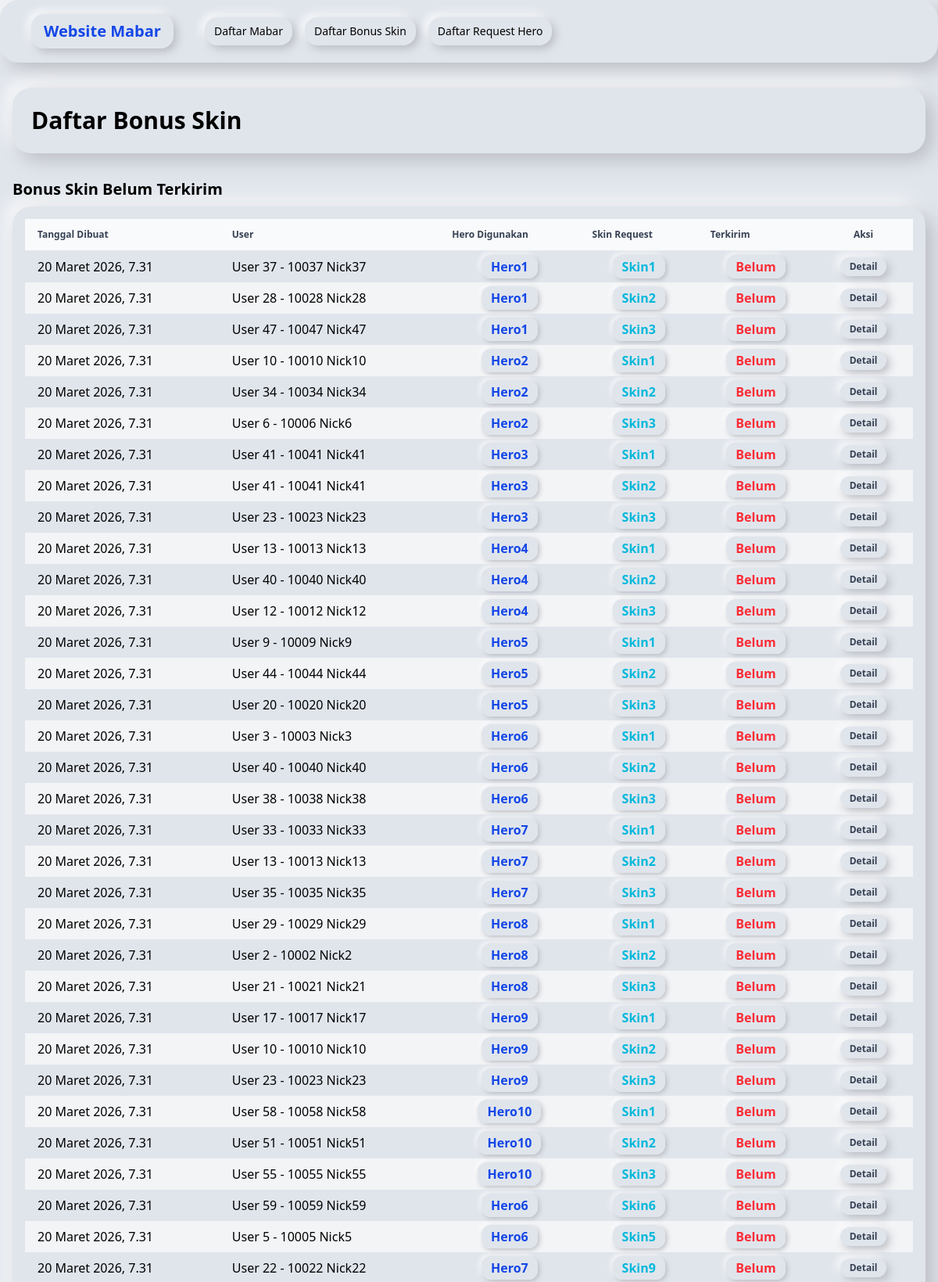
Screenshot of /public/list-free-skin/ (upper part) with the database file from the repository.
### mabar/models.py (models this page shows, shortened)
class BonusSkin(models.Model):
    mabar = models.ForeignKey(Mabar, on_delete=models.CASCADE, verbose_name="ID User")  # ForeignKey relationship
    hero_digunakan = models.CharField(max_length=100, verbose_name="Hero Digunakan")
    skin_request = models.CharField(max_length=100, verbose_name="Skin Request")
    terkirim = models.BooleanField(default=False, verbose_name="Terkirim")
    date_created = models.DateTimeField(auto_now_add=True, verbose_name="Tanggal Dibuat")
    date_terkirim = models.DateTimeField(null=True, blank=True, verbose_name="Tanggal Terkirim")
    class Meta:
        verbose_name = 'Bonus Skin'
        verbose_name_plural = 'Bonus Skins'

class Mabar(models.Model):
    STATUS_CHOICES = [
        ('antri', 'Antri Mabar'),
        ('antri_scrim', 'Antri Scrim'),
        ('salah_id', 'Salah ID User'),
        ('kurang', 'Donasi Kurang'),
        ('prepare', 'Persiapan'),
        ('in_mabar', 'Sedang Mabar'),
        ('done', 'Selesai'),
    ]
    donate_name = models.CharField(
        max_length=100,
        verbose_name="Pendonasi"
    )
    nickname = models.CharField(
        default="-",
        max_length=100,
        blank=True,
        null=True,
        verbose_name="Nickname"
    )
    id_user = models.IntegerField(
        verbose_name="ID"
    )
    zone_user = models.IntegerField(
        default=0,
        blank=True,
        null=True,
        verbose_name="Zone"
    )
    sisa_mabar = models.IntegerField(
        default=1,
        verbose_name="Sisa Mabar"
    )
    catatan = models.TextField(
        default="Pantau Status mabarmu!",
        blank=True,
        null=True,
        verbose_name="Catatan"
    )
    status = models.CharField(
        max_length=20,
        choices=STATUS_CHOICES,
        default='antri',
        verbose_name="Status"
    )
    date_created = models.DateTimeField(
        auto_now_add=True,
        verbose_name="Tanggal Dibuat"
    )
    is_vvip = models.BooleanField(
        default=False,
        verbose_name="Is VVIP"
    )
    is_done = models.BooleanField(
        default=False,
        verbose_name="Is Done"
    )
    class Meta:
        verbose_name = 'Mabar Record'
        verbose_name_plural = 'Mabar Records'
        ordering = ['-date_created']
    def __str__(self):
        return f"{self.donate_name} - {self.id_user} {self.nickname}"

### mabar/views.py (the view)
# urls.py: path('list-free-skin/', views.bonus_skin_list, name='bonus_skin_list'),
def bonus_skin_list(request):
    skins = BonusSkin.objects.all().order_by('date_created')
    return render(request, 'public/bonus_skin_list.html', {'skins': skins})

### mabar/templates/public/bonus_skin_list.html (shortened to what this page needs)
{% extends 'public/base.html' %}
{% block content %}
<div class="flex justify-between items-center mb-8 neu-card p-6">
    <h1 class="text-3xl font-bold">Daftar Bonus Skin</h1>
</div>
<h2 class="text-xl font-semibold mb-2 mt-6">Bonus Skin Belum Terkirim</h2>
<div class="overflow-x-auto neu-card p-4 mb-8">
    <table class="min-w-full divide-y divide-gray-200 bg-transparent rounded-2xl shadow-none">
        <thead class="bg-gray-50">
            <tr>
                <th class="px-4 py-3 text-left text-xs font-bold text-gray-700 whitespace-nowrap">Tanggal Dibuat</th>
                <th class="px-4 py-3 text-left text-xs font-bold text-gray-700 whitespace-nowrap">User</th>
                <th class="px-4 py-3 text-left text-xs font-bold text-gray-700 whitespace-nowrap">Hero Digunakan</th>
                <th class="px-4 py-3 text-left text-xs font-bold text-gray-700 whitespace-nowrap">Skin Request</th>
                <th class="px-4 py-3 text-left text-xs font-bold text-gray-700 whitespace-nowrap">Terkirim</th>
                <th class="px-4 py-3 text-center text-xs font-bold text-gray-700 whitespace-nowrap">Aksi</th>
            </tr>
        </thead>
        <tbody>
            {% for skin in skins %}
                {% if not skin.terkirim %}
                <tr class="even:bg-gray-100 hover:bg-blue-100 transition-colors duration-100 group">
                    <td class="px-4 py-2">{{ skin.date_created }}</td>
                    <td class="px-4 py-2">{{ skin.mabar }}</td>
                    <td class="px-4 py-2 text-center">
                        <span class="neu-badge text-blue-700" title="{{ skin.hero_digunakan }}">{{ skin.hero_digunakan }}</span>
                    </td>
                    <td class="px-4 py-2 text-center">
                        <span class="neu-badge text-cyan-500" title="{{ skin.skin_request }}">{{ skin.skin_request }}</span>
                    </td>
                    <td class="px-4 py-2 text-center">
                        <span class="neu-badge text-red-500" title="Belum Terkirim">Belum</span>
                    </td>
                    <td class="px-4 py-2 text-center">
                        {% if skin.id %}
                            <div class="flex flex-row gap-2 justify-center">
                                <a href="{% url 'bonus_skin_detail' skin.id %}" class="neu-btn px-3 py-1 text-xs text-gray-700 font-semibold">Detail</a>
                            </div>
                        {% endif %}
                    </td>
                </tr>
                {% endif %}
            {% endfor %}
        </tbody>
    </table>
</div>
{% endblock %}

### mabar/templates/public/base.html (style rules this page uses)
body { background: #e0e5ec; }
.neu-card { background: #e0e5ec; border-radius: 1.5rem; box-shadow: 8px 8px 24px #b8bac0, -8px -8px 24px #ffffff; }
.neu-btn { background: #e0e5ec; border-radius: 1rem; box-shadow: 4px 4px 12px #b8bac0, -4px -4px 12px #ffffff; transition: box-shadow 0.2s; }
.neu-badge { background: #e0e5ec; border-radius: 0.75rem; box-shadow: 2px 2px 6px #b8bac0, -2px -2px 6px #ffffff; padding: 0.25rem 0.75rem; font-weight: 600; }

### rows the page displays
BonusSkin: date_created "20 Maret 2026, 7.31", mabar "User 37 - 10037 Nick37", hero_digunakan "Hero1", skin_request "Skin1", shows "Detail"
BonusSkin: date_created "20 Maret 2026, 7.31", mabar "User 28 - 10028 Nick28", hero_digunakan "Hero1", skin_request "Skin2", shows "Detail"
BonusSkin: date_created "20 Maret 2026, 7.31", mabar "User 47 - 10047 Nick47", hero_digunakan "Hero1", skin_request "Skin3", shows "Detail"
BonusSkin: date_created "20 Maret 2026, 7.31", mabar "User 10 - 10010 Nick10", hero_digunakan "Hero2", skin_request "Skin1", shows "Detail"
BonusSkin: date_created "20 Maret 2026, 7.31", mabar "User 34 - 10034 Nick34", hero_digunakan "Hero2", skin_request "Skin2", shows "Detail"
BonusSkin: date_created "20 Maret 2026, 7.31", mabar "User 6 - 10006 Nick6", hero_digunakan "Hero2", skin_request "Skin3", shows "Detail"
BonusSkin: date_created "20 Maret 2026, 7.31", mabar "User 41 - 10041 Nick41", hero_digunakan "Hero3", skin_request "Skin1", shows "Detail"
BonusSkin: date_created "20 Maret 2026, 7.31", mabar "User 41 - 10041 Nick41", hero_digunakan "Hero3", skin_request "Skin2", shows "Detail"
BonusSkin: date_created "20 Maret 2026, 7.31", mabar "User 23 - 10023 Nick23", hero_digunakan "Hero3", skin_request "Skin3", shows "Detail"
BonusSkin: date_created "20 Maret 2026, 7.31", mabar "User 13 - 10013 Nick13", hero_digunakan "Hero4", skin_request "Skin1", shows "Detail"
BonusSkin: date_created "20 Maret 2026, 7.31", mabar "User 40 - 10040 Nick40", hero_digunakan "Hero4", skin_request "Skin2", shows "Detail"
BonusSkin: date_created "20 Maret 2026, 7.31", mabar "User 12 - 10012 Nick12", hero_digunakan "Hero4", skin_request "Skin3", shows "Detail"
BonusSkin: date_created "20 Maret 2026, 7.31", mabar "User 9 - 10009 Nick9", hero_digunakan "Hero5", skin_request "Skin1", shows "Detail"
BonusSkin: date_created "20 Maret 2026, 7.31", mabar "User 44 - 10044 Nick44", hero_digunakan "Hero5", skin_request "Skin2", shows "Detail"
BonusSkin: date_created "20 Maret 2026, 7.31", mabar "User 20 - 10020 Nick20", hero_digunakan "Hero5", skin_request "Skin3", shows "Detail"
BonusSkin: date_created "20 Maret 2026, 7.31", mabar "User 3 - 10003 Nick3", hero_digunakan "Hero6", skin_request "Skin1", shows "Detail"
BonusSkin: date_created "20 Maret 2026, 7.31", mabar "User 40 - 10040 Nick40", hero_digunakan "Hero6", skin_request "Skin2", shows "Detail"
BonusSkin: date_created "20 Maret 2026, 7.31", mabar "User 38 - 10038 Nick38", hero_digunakan "Hero6", skin_request "Skin3", shows "Detail"
BonusSkin: date_created "20 Maret 2026, 7.31", mabar "User 33 - 10033 Nick33", hero_digunakan "Hero7", skin_request "Skin1", shows "Detail"
BonusSkin: date_created "20 Maret 2026, 7.31", mabar "User 13 - 10013 Nick13", hero_digunakan "Hero7", skin_request "Skin2", shows "Detail"
BonusSkin: date_created "20 Maret 2026, 7.31", mabar "User 35 - 10035 Nick35", hero_digunakan "Hero7", skin_request "Skin3", shows "Detail"
BonusSkin: date_created "20 Maret 2026, 7.31", mabar "User 29 - 10029 Nick29", hero_digunakan "Hero8", skin_request "Skin1", shows "Detail"
BonusSkin: date_created "20 Maret 2026, 7.31", mabar "User 2 - 10002 Nick2", hero_digunakan "Hero8", skin_request "Skin2", shows "Detail"
BonusSkin: date_created "20 Maret 2026, 7.31", mabar "User 21 - 10021 Nick21", hero_digunakan "Hero8", skin_request "Skin3", shows "Detail"
BonusSkin: date_created "20 Maret 2026, 7.31", mabar "User 17 - 10017 Nick17", hero_digunakan "Hero9", skin_request "Skin1", shows "Detail"
BonusSkin: date_created "20 Maret 2026, 7.31", mabar "User 10 - 10010 Nick10", hero_digunakan "Hero9", skin_request "Skin2", shows "Detail"
BonusSkin: date_created "20 Maret 2026, 7.31", mabar "User 23 - 10023 Nick23", hero_digunakan "Hero9", skin_request "Skin3", shows "Detail"
BonusSkin: date_created "20 Maret 2026, 7.31", mabar "User 58 - 10058 Nick58", hero_digunakan "Hero10", skin_request "Skin1", shows "Detail"
BonusSkin: date_created "20 Maret 2026, 7.31", mabar "User 51 - 10051 Nick51", hero_digunakan "Hero10", skin_request "Skin2", shows "Detail"
BonusSkin: date_created "20 Maret 2026, 7.31", mabar "User 55 - 10055 Nick55", hero_digunakan "Hero10", skin_request "Skin3", shows "Detail"
BonusSkin: date_created "20 Maret 2026, 7.31", mabar "User 59 - 10059 Nick59", hero_digunakan "Hero6", skin_request "Skin6", shows "Detail"
BonusSkin: date_created "20 Maret 2026, 7.31", mabar "User 5 - 10005 Nick5", hero_digunakan "Hero6", skin_request "Skin5", shows "Detail"
BonusSkin: date_created "20 Maret 2026, 7.31", mabar "User 22 - 10022 Nick22", hero_digunakan "Hero7", skin_request "Skin9", shows "Detail"
